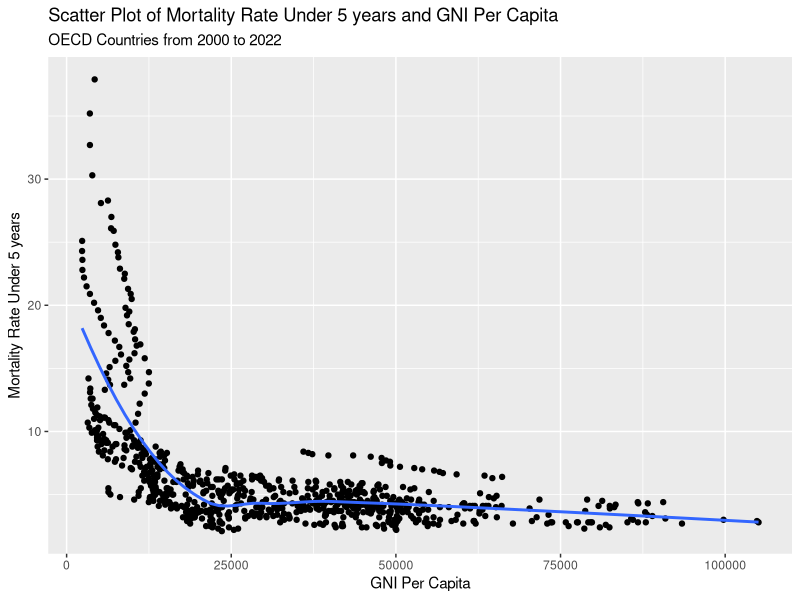
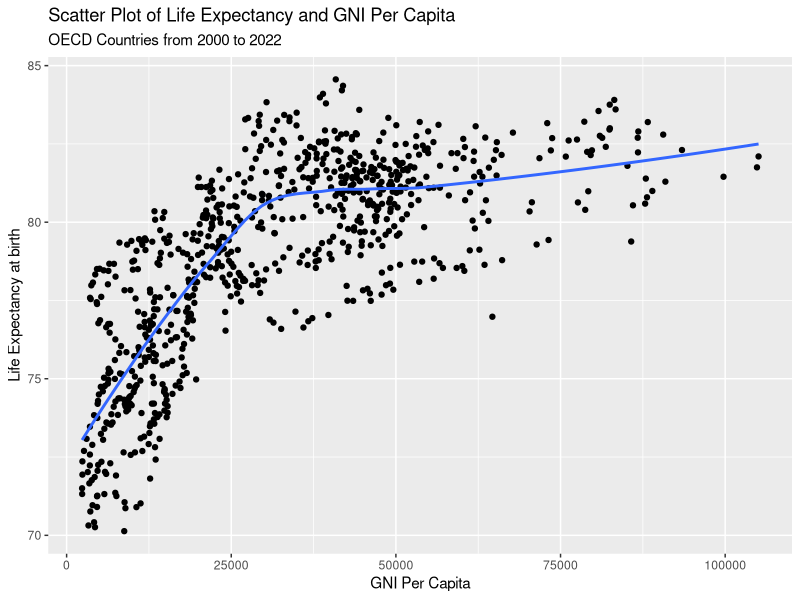

Write the R code that produced these figures, in order.
## ---- chunk 1
knitr::opts_chunk$set(echo = TRUE)
## ---- chunk 2
library(tidyverse)
library(kableExtra)
library(ggplot2)
library(knitr)
df <- read.csv("data/cleaned_data.csv")

## ---- chunk 3
df %>%
  ggplot(aes(x = GNIPerCapita, y = Mortality_U5_Total)) + 
  geom_point() +
  geom_smooth( se = FALSE) +
  labs(title="Scatter Plot of Mortality Rate Under 5 years and GNI Per Capita",
       subtitle="OECD Countries from 2000 to 2022",
       y="Mortality Rate Under 5 years",
       x="GNI Per Capita") 
## ---- chunk 4
df %>%
  ggplot(aes(x = GNIPerCapita, y = LifeExp_Total)) + 
  geom_point() +
  geom_smooth( se = FALSE) +
  labs(title="Scatter Plot of Life Expectancy and GNI Per Capita",
       subtitle="OECD Countries from 2000 to 2022",
       y="Life Expectancy at birth",
       x="GNI Per Capita") 
## ---- chunk 5
df %>%
  summarize(Mortality_U5_correlation = round(cor(GNIPerCapita, Mortality_U5_Total, use = "complete.obs"),3),
            LifeExp_correlation = round(cor(GNIPerCapita, LifeExp_Total, use = "complete.obs"),3)
            ) %>% kable(caption="GNI Per Capita Correlation to Mortality and Life Expectancy" ) %>% kable_styling(full_width = FALSE,position='left')
## ---- chunk 6
df %>% group_by(Country_Name) %>%
  summarise("Avg GNI Per Capita" = round(mean(GNIPerCapita),2),
            "Avg Life Expectancy" = round(mean(LifeExp_Total),2),
            "Avg Mortality U5" = round(mean(Mortality_U5_Total),2)) %>%
  arrange(`Avg GNI Per Capita`) %>%
  mutate("Rank Life Expectancy" = rank(-`Avg Life Expectancy`),
         "Rank Mortality U5" = rank(`Avg Mortality U5`)) %>%
  arrange(`Avg GNI Per Capita`) %>% head(10) %>% kable(caption="Countries with 10 Lowest Average GNI Per Capita") %>% kable_styling(full_width = FALSE, position = "left")
